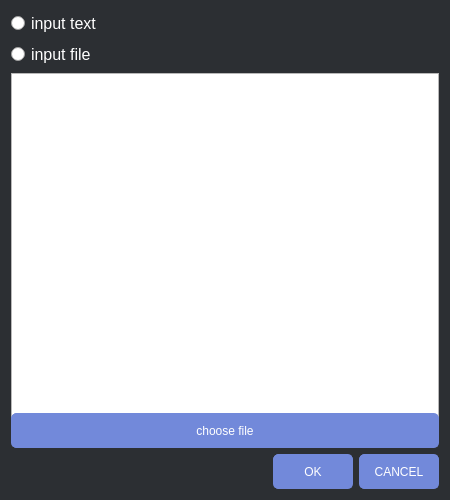
<?xml version="1.0" encoding="UTF-8"?>
<ui version="4.0">
 <class>LogInputDialog</class>
 <widget class="QDialog" name="LogInputDialog">
  <property name="geometry">
   <rect>
    <x>0</x>
    <y>0</y>
    <width>450</width>
    <height>500</height>
   </rect>
  </property>
  <property name="sizePolicy">
   <sizepolicy hsizetype="Fixed" vsizetype="Ignored">
    <horstretch>0</horstretch>
    <verstretch>0</verstretch>
   </sizepolicy>
  </property>
  <property name="minimumSize">
   <size>
    <width>450</width>
    <height>500</height>
   </size>
  </property>
  <property name="maximumSize">
   <size>
    <width>450</width>
    <height>500</height>
   </size>
  </property>
  <property name="windowTitle">
   <string>Dialog</string>
  </property>
  <property name="styleSheet">
   <string notr="true">/* Общий стиль для окна */
QDialog {
    background-color: #2c2f33;
    font-family: Arial, sans-serif;
    font-size: 16px;
}

QLabel {
	color:  #fff;
	font-family: Arial, sans-serif;
    font-size: 14px;
}

/* QPushButton стиль */
QPushButton {
    background-color: #7289da;
    border: 1px solid #7289da;
    border-radius: 5px;
    padding: 5px;
    color: #ffffff;
}
QPushButton:hover {
    background-color: #99aab5;
    border: 1px solid #99aab5;
}
QPushButton:pressed {
    background-color: #23272a;
    border: 1px solid #99aab5;
}

/* QSpacerItem стиль (используется для регулирования пространства) */
QSpacerItem {
    background: transparent;
}

QRadioButton {
	color:  #fff;
	font-family: Arial, sans-serif;
    font-size: 16px;
}

</string>
  </property>
  <layout class="QVBoxLayout" name="verticalLayout_3">
   <item>
    <layout class="QVBoxLayout" name="verticalLayout">
     <item>
      <widget class="QRadioButton" name="textRadioBtn">
       <property name="text">
        <string>input text</string>
       </property>
      </widget>
     </item>
     <item>
      <widget class="QRadioButton" name="fileRadioBtn">
       <property name="text">
        <string>input file</string>
       </property>
      </widget>
     </item>
     <item>
      <spacer name="verticalSpacer_3">
       <property name="orientation">
        <enum>Qt::Orientation::Vertical</enum>
       </property>
       <property name="sizeHint" stdset="0">
        <size>
         <width>20</width>
         <height>40</height>
        </size>
       </property>
      </spacer>
     </item>
     <item>
      <widget class="QTextEdit" name="textEdit">
       <property name="minimumSize">
        <size>
         <width>0</width>
         <height>350</height>
        </size>
       </property>
      </widget>
     </item>
     <item>
      <spacer name="verticalSpacer_2">
       <property name="orientation">
        <enum>Qt::Orientation::Vertical</enum>
       </property>
       <property name="sizeHint" stdset="0">
        <size>
         <width>20</width>
         <height>40</height>
        </size>
       </property>
      </spacer>
     </item>
    </layout>
   </item>
   <item>
    <layout class="QVBoxLayout" name="verticalLayout_2">
     <item>
      <widget class="QLabel" name="fileLabel">
       <property name="text">
        <string>No File Selected</string>
       </property>
      </widget>
     </item>
     <item>
      <widget class="QPushButton" name="chooseFileBtn">
       <property name="minimumSize">
        <size>
         <width>0</width>
         <height>35</height>
        </size>
       </property>
       <property name="text">
        <string>choose file</string>
       </property>
      </widget>
     </item>
     <item>
      <spacer name="verticalSpacer">
       <property name="orientation">
        <enum>Qt::Orientation::Vertical</enum>
       </property>
       <property name="sizeHint" stdset="0">
        <size>
         <width>20</width>
         <height>40</height>
        </size>
       </property>
      </spacer>
     </item>
    </layout>
   </item>
   <item>
    <layout class="QHBoxLayout" name="horizontalLayout">
     <item>
      <spacer name="horizontalSpacer">
       <property name="orientation">
        <enum>Qt::Orientation::Horizontal</enum>
       </property>
       <property name="sizeHint" stdset="0">
        <size>
         <width>40</width>
         <height>20</height>
        </size>
       </property>
      </spacer>
     </item>
     <item>
      <widget class="QPushButton" name="okBtn">
       <property name="sizePolicy">
        <sizepolicy hsizetype="Fixed" vsizetype="Fixed">
         <horstretch>0</horstretch>
         <verstretch>0</verstretch>
        </sizepolicy>
       </property>
       <property name="minimumSize">
        <size>
         <width>80</width>
         <height>35</height>
        </size>
       </property>
       <property name="maximumSize">
        <size>
         <width>80</width>
         <height>35</height>
        </size>
       </property>
       <property name="text">
        <string>OK</string>
       </property>
      </widget>
     </item>
     <item>
      <widget class="QPushButton" name="cancelBtn">
       <property name="sizePolicy">
        <sizepolicy hsizetype="Fixed" vsizetype="Fixed">
         <horstretch>0</horstretch>
         <verstretch>0</verstretch>
        </sizepolicy>
       </property>
       <property name="minimumSize">
        <size>
         <width>80</width>
         <height>35</height>
        </size>
       </property>
       <property name="maximumSize">
        <size>
         <width>80</width>
         <height>35</height>
        </size>
       </property>
       <property name="text">
        <string>CANCEL</string>
       </property>
      </widget>
     </item>
    </layout>
   </item>
  </layout>
 </widget>
 <resources/>
 <connections/>
</ui>
